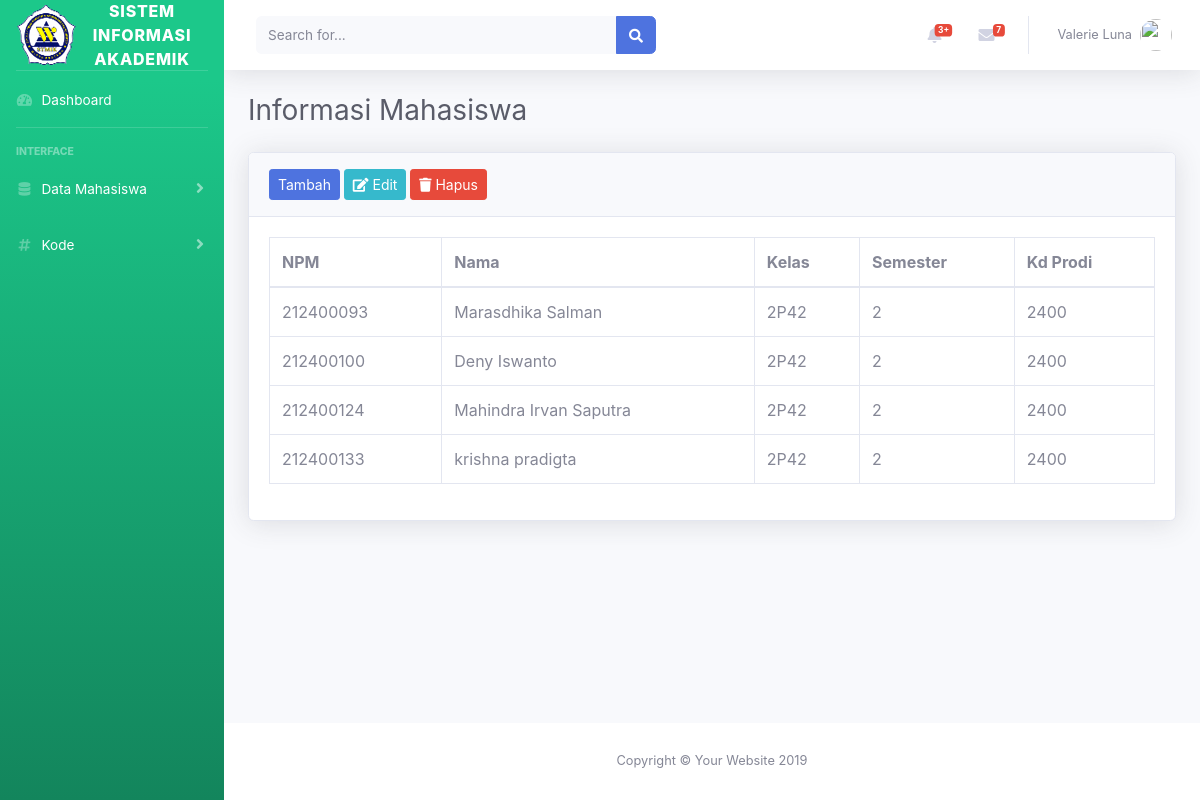
The app's page /?page=informasi with its own data.
### tables this page shows
CREATE TABLE `mahasiswa` (
  `NPM` int(10) NOT NULL,
  `nama` varchar(30) NOT NULL,
  `kelas` varchar(4) NOT NULL,
  `semester` int(2) NOT NULL,
  `kd_prodi` int(4) NOT NULL
);

### views/informasi.php (the view, shortened to what this page needs)
<?php
include ('config/koneksi.php');
?>
<h1 class="h3 mb-4 text-gray-800">Informasi Mahasiswa</h1>
<div class="card shadow mb-4">
	<div class="card-header py-3">
		<h6 class="m-0 font-weight-bold text-primary">
			<button type="button" class="btn btn-primary btn-sm" data-toggle="modal" data-target="#tambahProduct">
			Tambah
			</button>
			<button class="btn btn-info btn-sm"> <i class="fa fa-edit"></i> Edit </button>
			<button class="btn btn-danger btn-sm"> <i class="fa fa-trash"></i> Hapus </button>
		</h6>
	</div>
	<div class="card-body">
		<div class="table-responsive">
			<table class="table table-bordered" id="dataTable" width="100%" cellspacing="0">
				<thead>
					<tr>
						<th>NPM</th>
						<th>Nama </th>
						<th>Kelas</th>
						<th>Semester</th>
						<th>Kd Prodi</th>
					</tr>
				</thead>
				<tbody>
				<?php
						$result = $koneksi->query('SELECT * FROM `mahasiswa`');
						while ($row = $result->fetch(PDO::FETCH_OBJ)) {
					echo "<tr>";
						echo "<td>$row->NPM</td>";
						echo "<td>$row->nama</td>";
						echo "<td>$row->kelas</td>";
						echo "<td>$row->semester</td>";
						echo "<td>$row->kd_prodi</td>";
						}
						?>
					</tr>
				</tbody>
			</table>
		</div>
	</div>
</div>

### records on screen
mahasiswa: NPM "212400093", nama "Marasdhika Salman", kelas "2P42", semester "2", kd_prodi "2400"
mahasiswa: NPM "212400100", nama "Deny Iswanto", kelas "2P42", semester "2", kd_prodi "2400"
mahasiswa: NPM "212400124", nama "Mahindra Irvan Saputra", kelas "2P42", semester "2", kd_prodi "2400"
mahasiswa: NPM "212400133", nama "krishna pradigta", kelas "2P42", semester "2", kd_prodi "2400"
